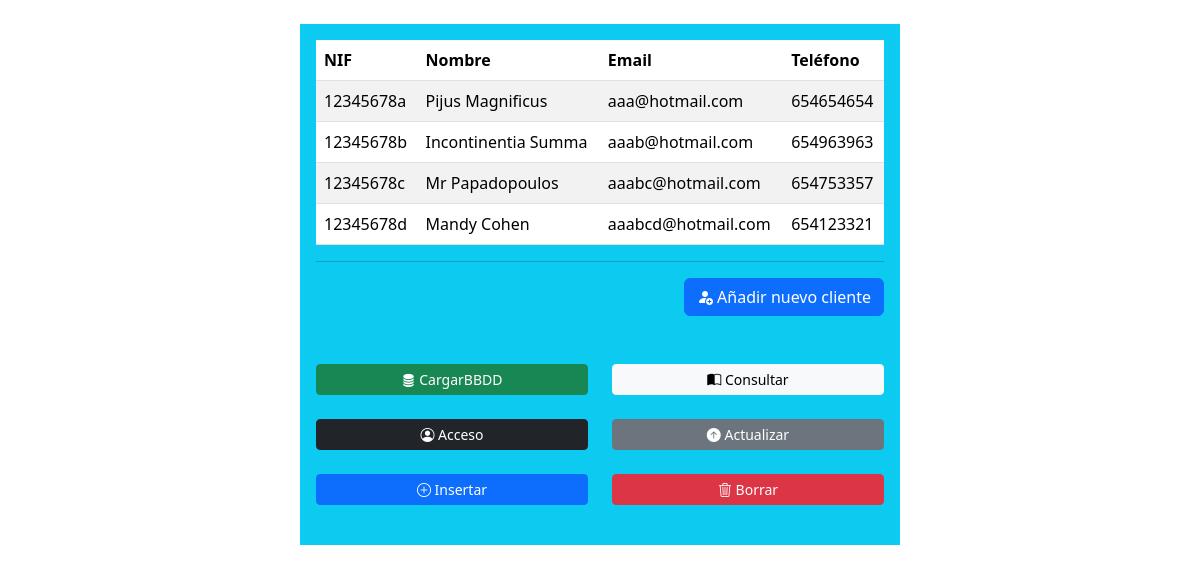
Page /Prueba/03-insertarh.php on the committed database.
### tables this page shows
CREATE TABLE IF NOT EXISTS Clientes
 (
 nif CHAR(9) UNIQUE NOT NULL,
 nombre VARCHAR(45),
 correo VARCHAR(45),
 telefono INT NOT NULL,
 PRIMARY KEY PK_nif_cliente (nif),
 INDEX IDX_cliente_nif (nif)
 )ENGINE InnoDB
 COMMENT "Tabla primaria Clientes";

### Prueba/03-insertarh.php (the view, shortened to what this page needs)
<?php
$conexion = conectar();
?>
<?php
$sql = "SELECT * FROM Clientes";
$filas = $conexion->query($sql);
?>
<!DOCTYPE html>
<html lang="es">
<head>
    <head>
        <link href="https://cdn.jsdelivr.net/npm/bootstrap@5.3.2/dist/css/bootstrap.min.css" rel="stylesheet">
        <link rel="stylesheet" href="https://cdn.jsdelivr.net/npm/bootstrap-icons@1.11.3/font/bootstrap-icons.min.css">
    </head>
</head>
<body>
    <br>
    <main class="container aling-center w-50 bg-info p-3">
        <table class="table table-striped">
        <thead>
            <tr>
                <th>NIF</th>
                <th>Nombre</th>
                <th>Email</th>
                <th>Teléfono</th>
            </tr>
        </thead>
        <tbody>
            <?php
            $Clientes = $filas->fetch_all(MYSQLI_ASSOC);
            foreach ($Clientes as $cliente) {
             ?>
             <tr>
                <td><?php echo $cliente['nif']?></td>
                <td><?php echo $cliente['nombre']?></td>
                <td><?php echo $cliente['correo']?></td>
                <td><?php echo $cliente['telefono']?></td>
            </tr>
             <?php
            }
            ?>
        </tbody>
    </table>
        <hr>
<div class="row justify-content-end">
        <div class="col-auto">
             <a href="#" class="btn btn-primary" data-bs-toggle="modal" data-bs-target="#modal1" ><i class="bi bi-person-fill-add"></i>&nbsp;Añadir nuevo cliente</a>
    </div>
</div><br>
        </form><br>
        <section class="row">
            <nav class="col">
                <a href="01-bbddcarga.php" class="btn btn-sm btn-success w-100"><i class="bi bi-database-fill"></i>&nbsp;CargarBBDD</a><br><br>
                <a href="02-loginh.php" class="btn btn-sm btn-dark w-100"><i class="bi bi-person-circle"></i>&nbsp;Acceso</a><br><br>
                <a href="03-insertarh.php" class="btn btn-sm btn-primary w-100"><i class="bi bi-plus-circle"></i>&nbsp;Insertar</a><br><br>
            </nav>
            <nav class="col">
                <a href="04-consultarh.php" class="btn btn-sm btn-light w-100"><i class="bi bi-book-half"></i>&nbsp;Consultar</a><br><br>
                <a href="05-actualizarh.php" class="btn btn-sm btn-secondary w-100"><i class="bi bi-arrow-up-circle-fill"></i>&nbsp;Actualizar</a><br><br>
                <a href="06-borrarh.php" class="btn btn-sm btn-danger w-100"><i class="bi bi-trash3"></i>&nbsp;Borrar</a><br><br>
            </nav>
        </section>
    </main>
    <?php include '../Prueba/nuevo-Modal.php';?>
</body>
</html>

### rows in the picture
clientes: nif "12345678a", nombre "Pijus Magnificus", correo "aaa@hotmail.com", telefono "654654654"
clientes: nif "12345678b", nombre "Incontinentia Summa", correo "aaab@hotmail.com", telefono "654963963"
clientes: nif "12345678c", nombre "Mr Papadopoulos", correo "aaabc@hotmail.com", telefono "654753357"
clientes: nif "12345678d", nombre "Mandy Cohen", correo "aaabcd@hotmail.com", telefono "654123321"
